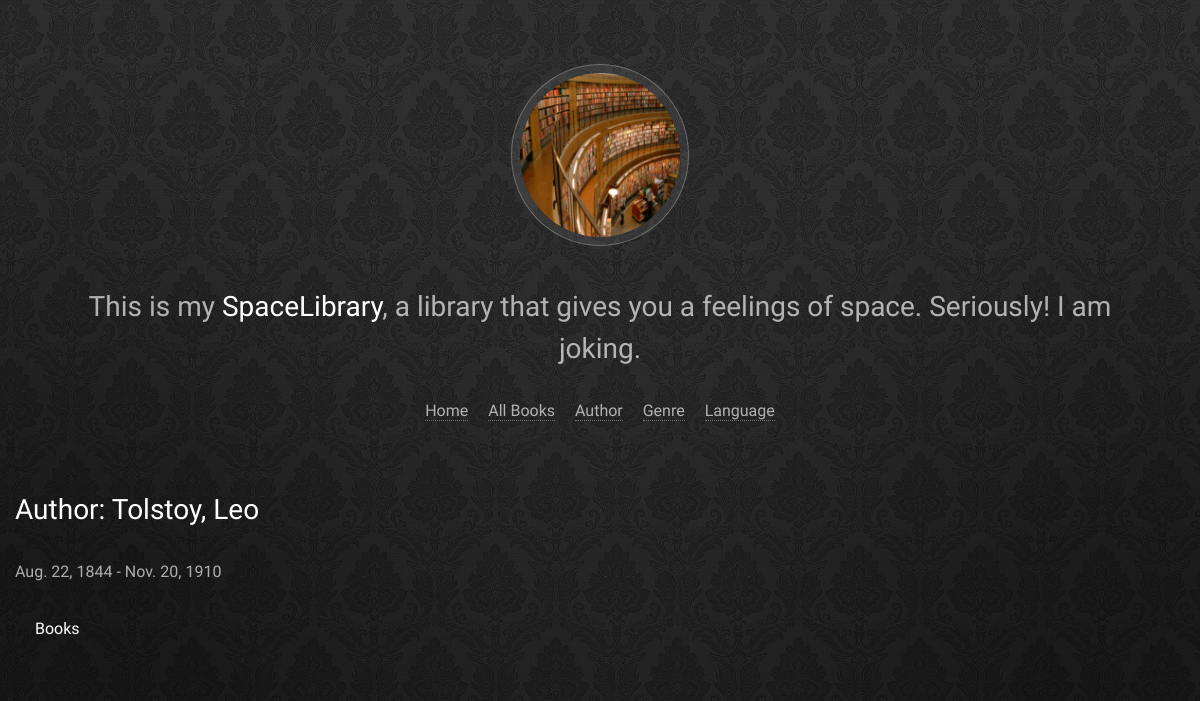
/catalog/author/3, run on the app's committed database.
### catalog/models.py (models this page shows, shortened)
class Author(models.Model):
	first_name = models.CharField(max_length=100)
	last_name = models.CharField(max_length=100)
	date_of_birth = models.DateField(null=True, blank=True)
	date_of_death = models.DateField('Died', null=True, blank=True)
	class Meta:
		ordering = ['last_name', 'first_name']
	def __str__(self):
		return '{0}, {1}'.format(self.last_name, self.first_name)

### catalog/views.py (the view)
# urls.py: path('author/<int:pk>', views.AuthorDetailView.as_view(), name = 'author-detail'),
class AuthorDetailView(generic.DetailView):
    model = Author

### catalog/templates/catalog/author_detail.html (shortened to what this page needs)
{% extends "base_generic.html" %}
{% block content %}
<h1>Author: {{ author }} </h1>
<p>{{author.date_of_birth}} - {% if author.date_of_death %}{{author.date_of_death}}{% endif %}</p>
<div style="margin-left:20px;margin-top:20px">
<h4>Books</h4>
</div>
{% endblock %}

### catalog/static/css/main.css (style rules this page uses)
html, body, div, span, applet, object, iframe, h1, h2, h3, h4, h5, h6, p, blockquote, pre, a, abbr, acronym, address, big, cite, code, del, dfn, em, img, ins, kbd, q, s, samp, small, strike, strong, sub, sup, tt, var, b, u, i, center, dl, dt, dd, ol, ul, li, fieldset, form, label, legend, table, caption, tbody, tfoot, thead, tr, th, td, article, aside, canvas, details, embed, figure, figcaption, footer, header, hgroup, menu, nav, output, ruby, section, summary, time, mark, audio, video { margin: 0; padding: 0; border: 0; font-size: 100%; font: inherit; vertical-align: baseline; }
body { line-height: 1; }
body { -webkit-text-size-adjust: none; }
*, *:before, *:after { -moz-box-sizing: border-box; -webkit-box-sizing: border-box; box-sizing: border-box; }
body { -ms-overflow-style: scrollbar; }
body { background-color: #000; background-image: url('/static/images/bg.jpg'); background-size: cover; background-position: top center; }
body, input, select, textarea { color: rgba(255, 255, 255, 0.65); font-family: "Source Sans Pro", Helvetica, sans-serif; font-size: 13pt; font-weight: 200; line-height: 1.65; }
@media screen and (max-width: 1280px) { body, input, select, textarea { font-size: 12pt; } }
p { margin: 0 0 2em 0; }
h1, h2, h3, h4, h5, h6 { color: #ffffff; font-weight: 200; line-height: 1.5; margin: 0 0 1em 0; }
h1 { font-size: 1.75em; }
h4 { font-size: 1em; }

### data on the page
Author: last_name+first_name "Tolstoy, Leo", date_of_birth "Aug. 22, 1844", date_of_death "Nov. 20, 1910"
